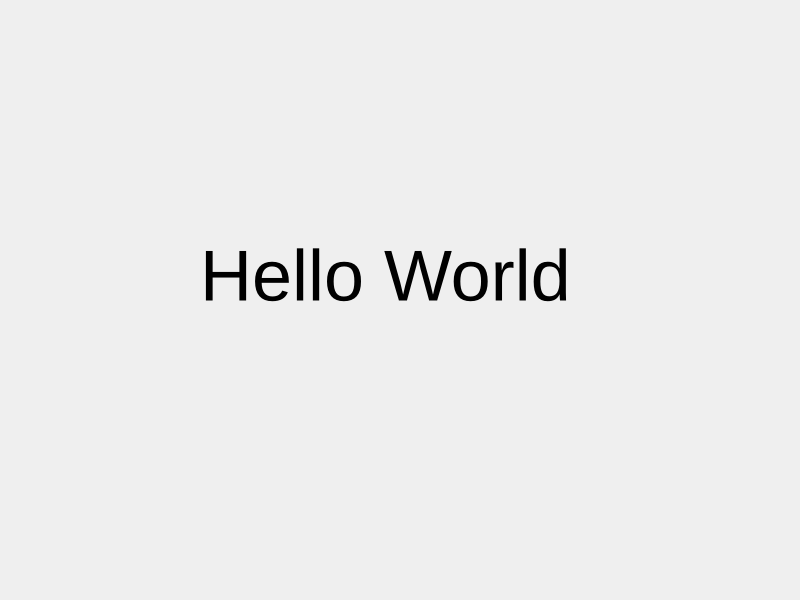
<?xml version="1.0" encoding="UTF-8"?>
<ui version="4.0">
 <class>Widget</class>
 <widget class="QWidget" name="Widget">
  <property name="geometry">
   <rect>
    <x>0</x>
    <y>0</y>
    <width>800</width>
    <height>600</height>
   </rect>
  </property>
  <property name="windowTitle">
   <string>Widget</string>
  </property>
  <widget class="QLabel" name="label">
   <property name="geometry">
    <rect>
     <x>200</x>
     <y>190</y>
     <width>431</width>
     <height>171</height>
    </rect>
   </property>
   <property name="font">
    <font>
     <pointsize>54</pointsize>
    </font>
   </property>
   <property name="text">
    <string>Hello World</string>
   </property>
  </widget>
 </widget>
 <resources/>
 <connections/>
</ui>
